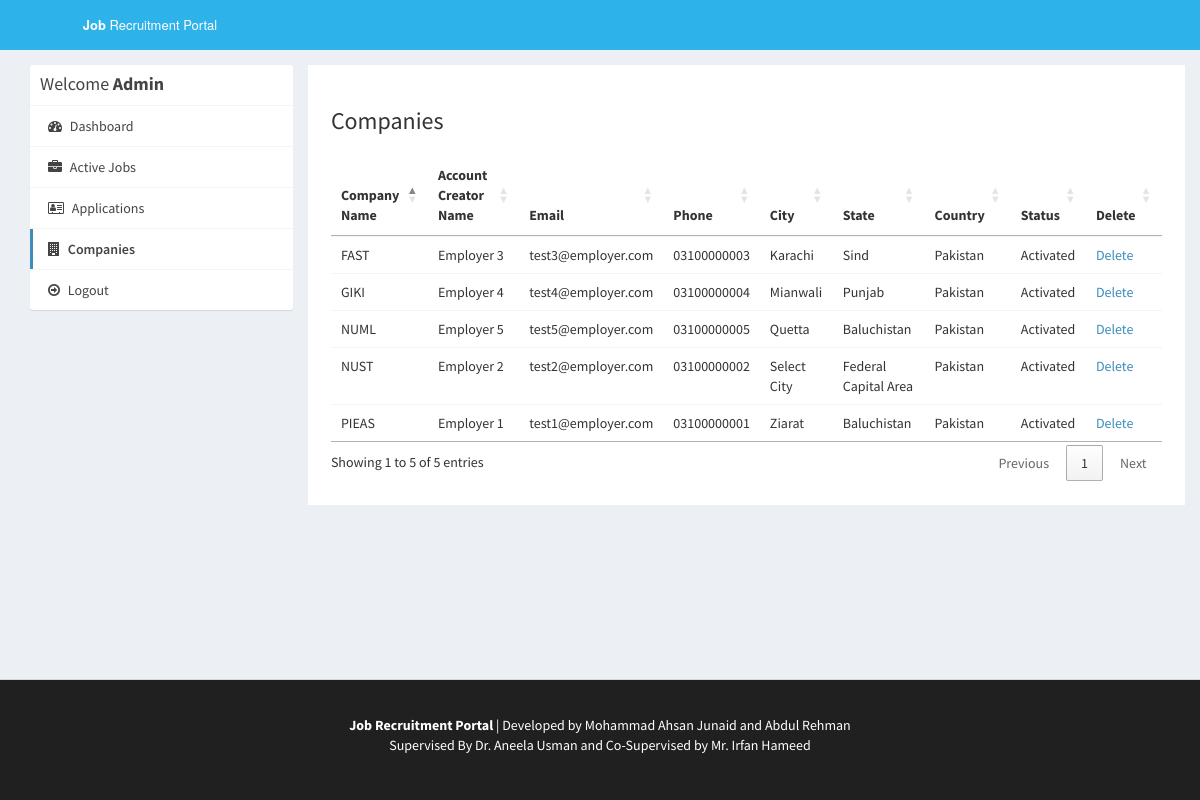
/admin/companies.php (signed in), run on the app's committed database.
### tables this page shows
CREATE TABLE `company` (
  `id_company` int(11) NOT NULL,
  `name` varchar(255) NOT NULL,
  `companyname` varchar(255) NOT NULL,
  `country` varchar(255) NOT NULL,
  `state` varchar(255) NOT NULL,
  `city` varchar(255) NOT NULL,
  `contactno` varchar(255) NOT NULL,
  `website` varchar(255) NOT NULL,
  `email` varchar(255) NOT NULL,
  `password` varchar(255) NOT NULL,
  `aboutme` varchar(255) DEFAULT NULL,
  `logo` varchar(255) NOT NULL,
  `createdAt` timestamp NOT NULL DEFAULT current_timestamp(),
  `active` int(11) NOT NULL DEFAULT 2
);

### admin/companies.php (the view, shortened to what this page needs)
<?php
require_once("../db.php");
?>
<!DOCTYPE html>
<html>
<head>
  <link rel="stylesheet" href="https://cdnjs.cloudflare.com/ajax/libs/twitter-bootstrap/3.3.7/css/bootstrap.min.css">
  <link rel="stylesheet" href="https://cdnjs.cloudflare.com/ajax/libs/font-awesome/4.7.0/css/font-awesome.min.css">
  <link rel="stylesheet" href="https://cdnjs.cloudflare.com/ajax/libs/ionicons/2.0.1/css/ionicons.min.css">
  <link rel="stylesheet" href="https://cdn.datatables.net/1.10.15/css/jquery.dataTables.min.css">
  <link rel="stylesheet" href="../css/AdminLTE.min.css">
  <link rel="stylesheet" href="../css/_all-skins.min.css">
  <link rel="stylesheet" href="../css/custom.css">
</head>
<body class="hold-transition skin-green sidebar-mini">
<div class="wrapper">
  <header class="main-header">
    <a href="index.php" class="logo logo-bg">
      <span class="logo-lg"><b>Job</b> Recruitment Portal</span>
    </a>
    <nav class="navbar navbar-static-top">
    </nav>
  </header>
  <div class="content-wrapper" style="margin-left: 0px;">
    <section id="candidates" class="content-header">
      <div class="container">
        <div class="row">
          <div class="col-md-3">
            <div class="box box-solid">
              <div class="box-header with-border">
                <h3 class="box-title">Welcome <b>Admin</b></h3>
              </div>
              <div class="box-body no-padding">
                <ul class="nav nav-pills nav-stacked">
                  <li><a href="dashboard.php"><i class="fa fa-dashboard"></i> Dashboard</a></li>
                  <li><a href="active-jobs.php"><i class="fa fa-briefcase"></i> Active Jobs</a></li>
                  <li><a href="applications.php"><i class="fa fa-address-card-o"></i> Applications</a></li>
                  <li class="active"><a href="companies.php"><i class="fa fa-building"></i> Companies</a></li>
                  <li><a href="../logout.php"><i class="fa fa-arrow-circle-o-right"></i> Logout</a></li>
                </ul>
              </div>
            </div>
          </div>
          <div class="col-md-9 bg-white padding-2">
            <h3>Companies</h3>
            <div class="row margin-top-20">
              <div class="col-md-12">
                <div class="box-body table-responsive no-padding">
                  <table id="example2" class="table table-hover">
                    <thead>
                      <th>Company Name</th>
                      <th>Account Creator Name</th>
                      <th>Email</th>
                      <th>Phone</th>
                      <th>City</th>
                      <th>State</th>
                      <th>Country</th>
                      <th>Status</th>
                      <th>Delete</th>
                    </thead>
                    <tbody>
                      <?php
                      $sql = "SELECT * FROM company";
                      $result = $conn->query($sql);
                      if($result->num_rows > 0) {
                        while($row = $result->fetch_assoc()) {
                      ?>
                      <tr>
                        <td><?php echo $row['companyname']; ?></td>
                        <td><?php echo $row['name']; ?></td>
                        <td><?php echo $row['email']; ?></td>
                        <td><?php echo $row['contactno']; ?></td>
                        <td><?php echo $row['city']; ?></td>
                        <td><?php echo $row['state']; ?></td>
                        <td><?php echo $row['country']; ?></td>
                        <td>
                        <?php
                          if($row['active'] == '1') {
                            echo "Activated";
                          } else if($row['active'] == '2') {
                            ?>
                            <a href="reject-company.php?id=<?php echo $row['id_company']; ?>">Reject</a> <a href="approve-company.php?id=<?php echo $row['id_company']; ?>">Approve</a>
                            <?php
                          } else if ($row['active'] == '3') {
                            ?>
                              <a href="approve-company.php?id=<?php echo $row['id_company']; ?>">Reactivate</a>
                            <?php
                          } else if($row['active'] == '0') {
                            echo "Rejected";
                          }
                        ?>
                        </td>
                        <td><a href="delete-company.php?id=<?php echo $row['id_company']; ?>">Delete</a></td>
                      </tr>
                     <?php
                        }
                      }
                    ?>
                    </tbody>
                  </table>
                </div>
              </div>
            </div>
          </div>
        </div>
      </div>
    </section>
  </div>
  <footer class="main-footer" style="margin-left: 0px; color : #fff;  background-color:#202020;">
    <div class="container"  style="text-align: center">
		<div>
            <br>
			<p><b>Job Recruitment Portal</b> | Developed by Mohammad Ahsan Junaid and Abdul Rehman <br> Supervised By Dr. Aneela Usman and Co-Supervised by Mr. Irfan Hameed</p>
            <br>
		</div>
	</div>
  </footer>
</div>
</body>
</html>

### css/custom.css (style rules this page uses)
.logo-bg { background-color: #2db2ea !important; }
.margin-top-20 { margin-top: 20px; }
.padding-2 { padding: 2%; }
.bg-white { background-color: #fff; }

### data on the page
company: companyname "PIEAS", name "Employer 1", email "test1@employer.com", contactno "03100000001", city "Ziarat", state "Baluchistan", country "Pakistan", active "Activated"
company: companyname "NUST", name "Employer 2", email "test2@employer.com", contactno "03100000002", city "Select City", state "Federal Capital Area", country "Pakistan", active "Activated"
company: companyname "FAST", name "Employer 3", email "test3@employer.com", contactno "03100000003", city "Karachi", state "Sind", country "Pakistan", active "Activated"
company: companyname "GIKI", name "Employer 4", email "test4@employer.com", contactno "03100000004", city "Mianwali", state "Punjab", country "Pakistan", active "Activated"
company: companyname "NUML", name "Employer 5", email "test5@employer.com", contactno "03100000005", city "Quetta", state "Baluchistan", country "Pakistan", active "Activated"
